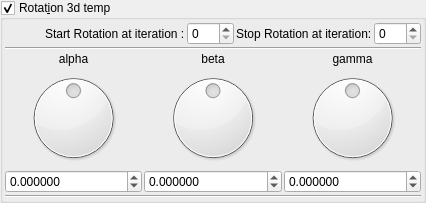
    <widget class="MyGroupBox" name="groupCheck_transf_function_enabledR_false">
     <property name="toolTip">
      <string/>
     </property>
     <property name="title">
      <string>Rotat&amp;ion 3d temp</string>
     </property>
     <property name="checkable">
      <bool>true</bool>
     </property>
     <layout class="QVBoxLayout" name="verticalLayout_31" stretch="0,0,0">
      <property name="spacing">
       <number>2</number>
      </property>
      <property name="leftMargin">
       <number>2</number>
      </property>
      <property name="topMargin">
       <number>2</number>
      </property>
      <property name="rightMargin">
       <number>2</number>
      </property>
      <property name="bottomMargin">
       <number>2</number>
      </property>
      <item>
       <layout class="QGridLayout" name="gridLayout_67">
        <property name="spacing">
         <number>2</number>
        </property>
        <item row="1" column="1">
         <layout class="QGridLayout" name="gridLayout_66">
          <property name="spacing">
           <number>2</number>
          </property>
          <item row="0" column="3">
           <widget class="MySpinBox" name="spinboxInt_transf_stop_iterations_R">
            <property name="sizePolicy">
             <sizepolicy hsizetype="Minimum" vsizetype="Maximum">
              <horstretch>0</horstretch>
              <verstretch>0</verstretch>
             </sizepolicy>
            </property>
            <property name="maximum">
             <number>250</number>
            </property>
           </widget>
          </item>
          <item row="0" column="2">
           <widget class="QLabel" name="label_248">
            <property name="text">
             <string>Stop Rotation at iteration:</string>
            </property>
           </widget>
          </item>
          <item row="0" column="0">
           <widget class="QLabel" name="label_249">
            <property name="text">
             <string>Start Rotation at iteration :</string>
            </property>
           </widget>
          </item>
          <item row="0" column="1">
           <widget class="MySpinBox" name="spinboxInt_transf_start_iterations_R">
            <property name="sizePolicy">
             <sizepolicy hsizetype="Minimum" vsizetype="Maximum">
              <horstretch>0</horstretch>
              <verstretch>0</verstretch>
             </sizepolicy>
            </property>
            <property name="maximum">
             <number>250</number>
            </property>
           </widget>
          </item>
         </layout>
        </item>
        <item row="1" column="0">
         <spacer name="horizontalSpacer_36">
          <property name="orientation">
           <enum>Qt::Horizontal</enum>
          </property>
          <property name="sizeHint" stdset="0">
           <size>
            <width>40</width>
            <height>20</height>
           </size>
          </property>
         </spacer>
        </item>
       </layout>
      </item>
      <item>
       <layout class="QGridLayout" name="gridLayout_10">
        <property name="spacing">
         <number>2</number>
        </property>
        <item row="2" column="2">
         <widget class="QLabel" name="label_36">
          <property name="text">
           <string>gamma</string>
          </property>
          <property name="alignment">
           <set>Qt::AlignCenter</set>
          </property>
         </widget>
        </item>
        <item row="2" column="1">
         <widget class="QLabel" name="label_34">
          <property name="text">
           <string>beta</string>
          </property>
          <property name="alignment">
           <set>Qt::AlignCenter</set>
          </property>
         </widget>
        </item>
        <item row="2" column="0">
         <widget class="QLabel" name="label_35">
          <property name="text">
           <string>alpha</string>
          </property>
          <property name="alignment">
           <set>Qt::AlignCenter</set>
          </property>
         </widget>
        </item>
        <item row="3" column="1">
         <widget class="QDial" name="dial3_transf_rotation_y">
          <property name="minimum">
           <number>-18000</number>
          </property>
          <property name="maximum">
           <number>18000</number>
          </property>
          <property name="wrapping">
           <bool>true</bool>
          </property>
         </widget>
        </item>
        <item row="3" column="2">
         <widget class="QDial" name="dial3_transf_rotation_z">
          <property name="minimum">
           <number>-18000</number>
          </property>
          <property name="maximum">
           <number>18000</number>
          </property>
          <property name="wrapping">
           <bool>true</bool>
          </property>
         </widget>
        </item>
        <item row="4" column="0">
         <widget class="MyDoubleSpinBox" name="spinboxd3_transf_rotation_x">
          <property name="sizePolicy">
           <sizepolicy hsizetype="Minimum" vsizetype="Maximum">
            <horstretch>0</horstretch>
            <verstretch>0</verstretch>
           </sizepolicy>
          </property>
          <property name="prefix">
           <string/>
          </property>
          <property name="suffix">
           <string/>
          </property>
          <property name="decimals">
           <number>6</number>
          </property>
          <property name="minimum">
           <double>-180.000000000000000</double>
          </property>
          <property name="maximum">
           <double>180.000000000000000</double>
          </property>
          <property name="singleStep">
           <double>1.000000000000000</double>
          </property>
         </widget>
        </item>
        <item row="3" column="0">
         <widget class="QDial" name="dial3_transf_rotation_x">
          <property name="minimum">
           <number>-18000</number>
          </property>
          <property name="maximum">
           <number>18000</number>
          </property>
          <property name="wrapping">
           <bool>true</bool>
          </property>
         </widget>
        </item>
        <item row="4" column="2">
         <widget class="MyDoubleSpinBox" name="spinboxd3_transf_rotation_z">
          <property name="sizePolicy">
           <sizepolicy hsizetype="Minimum" vsizetype="Maximum">
            <horstretch>0</horstretch>
            <verstretch>0</verstretch>
           </sizepolicy>
          </property>
          <property name="prefix">
           <string/>
          </property>
          <property name="suffix">
           <string/>
          </property>
          <property name="decimals">
           <number>6</number>
          </property>
          <property name="minimum">
           <double>-180.000000000000000</double>
          </property>
          <property name="maximum">
           <double>180.000000000000000</double>
          </property>
          <property name="singleStep">
           <double>1.000000000000000</double>
          </property>
         </widget>
        </item>
        <item row="4" column="1">
         <widget class="MyDoubleSpinBox" name="spinboxd3_transf_rotation_y">
          <property name="sizePolicy">
           <sizepolicy hsizetype="Minimum" vsizetype="Maximum">
            <horstretch>0</horstretch>
            <verstretch>0</verstretch>
           </sizepolicy>
          </property>
          <property name="prefix">
           <string/>
          </property>
          <property name="suffix">
           <string/>
          </property>
          <property name="decimals">
           <number>6</number>
          </property>
          <property name="minimum">
           <double>-180.000000000000000</double>
          </property>
          <property name="maximum">
           <double>180.000000000000000</double>
          </property>
          <property name="singleStep">
           <double>1.000000000000000</double>
          </property>
         </widget>
        </item>
        <item row="0" column="0" colspan="3">
         <widget class="Line" name="line">
          <property name="orientation">
           <enum>Qt::Horizontal</enum>
          </property>
         </widget>
        </item>
       </layout>
      </item>
      <item>
       <widget class="Line" name="line_60">
        <property name="orientation">
         <enum>Qt::Horizontal</enum>
        </property>
       </widget>
      </item>
     </layout>
    </widget>
